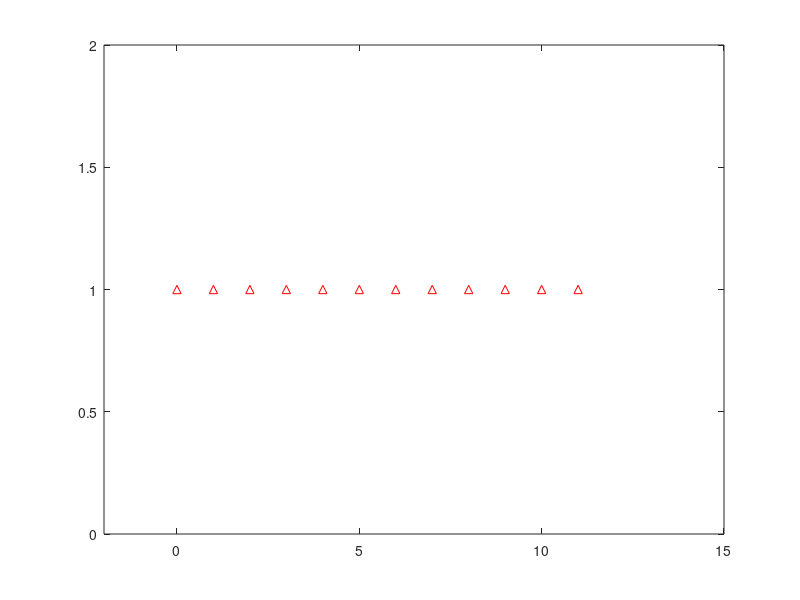
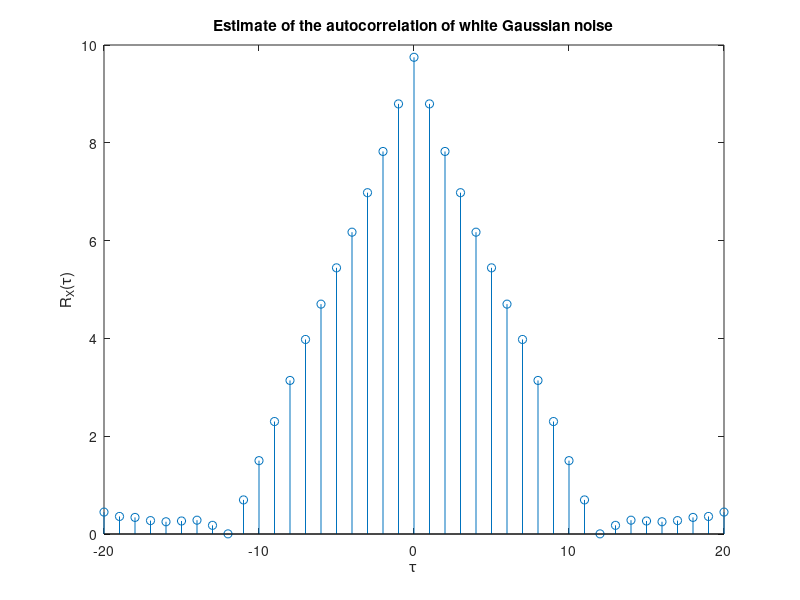

Reproduce these figures in MATLAB, in order.
clear;
close all;

%% 2.2 ACF OF CORRELATED SEQUENCES

%% Parameters
N = 1000; %length of the stochastic signal
tau_max = 20;
order = 12; %filter order
b = ones(order,1); %filter coefficients
a = 1; %filter coefficients

%% Signals
x = randn(1,N);
y = filter(b,a,x);

%% Computations
tau = -tau_max:tau_max;
R = xcorr(y, tau_max,'unbiased');

%% Plots

figure
impz(b,a)
axis ([-2 15 0 2])

figure
stem(tau, R);
title('Estimate of the autocorrelation of white Gaussian noise');
xlabel('\tau');
ylabel('R_X(\tau)');